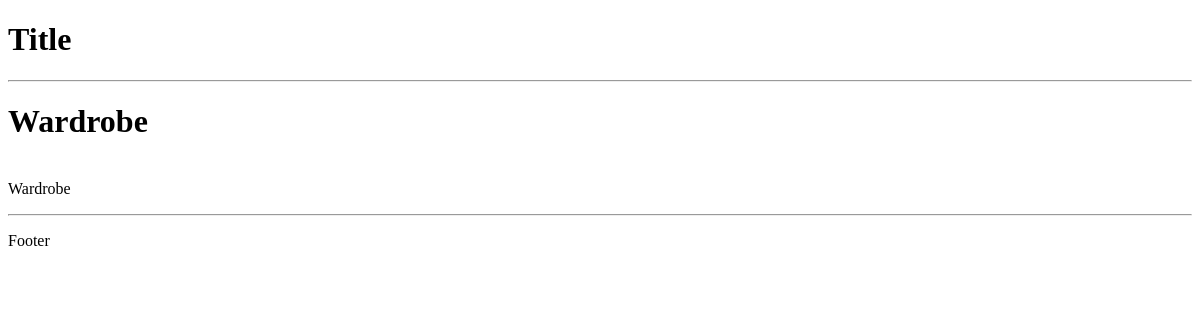
Page /design/856e87b5-1e74-4799-bcca-e7be69a07834/ on the earlier database version.
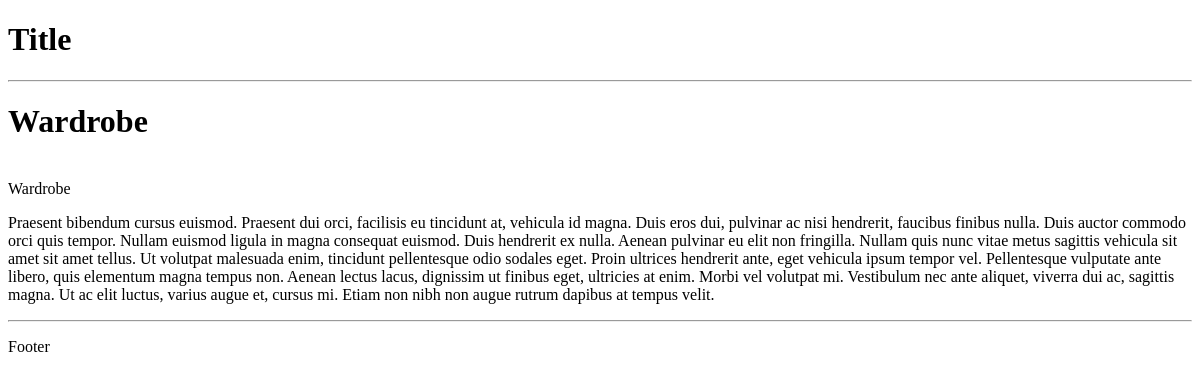
Same page on the later database version.
### designs/models.py (models this page shows, shortened)
class Design(models.Model):
    title = models.CharField(max_length=250)
    description = models.TextField(null=True, blank=True)
    design_link = models.CharField(max_length=2500, null=True, blank=True)
    tags = models.ManyToManyField('Tag', blank=True)
    rating_total = models.IntegerField(default=0, null=True, blank=True)
    rating_ratio = models.IntegerField(default=0, null=True, blank=True)
    id = models.UUIDField(default=uuid.uuid4, unique=True, primary_key=True, editable=False)

### designs/views.py (the view)
# urls.py: path('design/<slug:pk>/', views.design, name="design"),
def design(request, pk):
    design = Design.objects.get(id=pk)
    return render(request, 'designs/design.html', {'design': design})

### designs/models.py (called while the page is built)
    def __str__(self):
        return self.name

### designs/templates/designs/design.html
{% extends 'main.html' %}
{% block content %}
<h1>{{design.title}}</h1>
<br>
{% for tag in design.tags.all %}
<span>{{tag}}</span>
{% endfor %}
<br>
<p>{{design.description}}</p>
<hr>
{% endblock content%}

Differences in the rows shown:
changed Design "Wardrobe": description (not shown) → "Praesent bibendum cursus euismod. Praesent dui orci, facilisis eu tincidunt at, vehicula id magna. Duis eros dui, pulvinar ac nisi hendrerit, faucibus finibus nulla. Duis auctor commodo orci quis tempor. Nullam euismod ligula in magna consequat euismod. Duis hendrerit ex nulla. Aenean pulvinar eu elit non fringilla. Nullam quis nunc vitae metus sagittis vehicula sit amet sit amet tellus. Ut volutpat malesuada enim, tincidunt pellentesque odio sodales eget. Proin ultrices hendrerit ante, eget vehicula ipsum tempor vel. Pellentesque vulputate ante libero, quis elementum magna tempus non. Aenean lectus lacus, dignissim ut finibus eget, ultricies at enim. Morbi vel volutpat mi. Vestibulum nec…"
